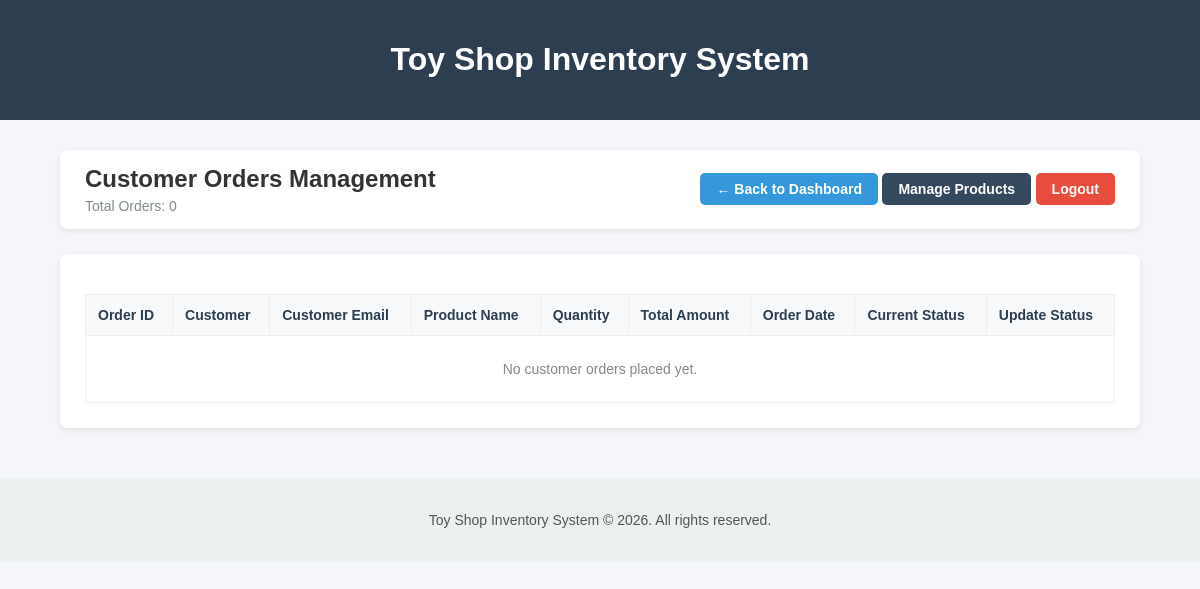
Page /admin-dashboard/orders/ (signed in) on the earlier database version.
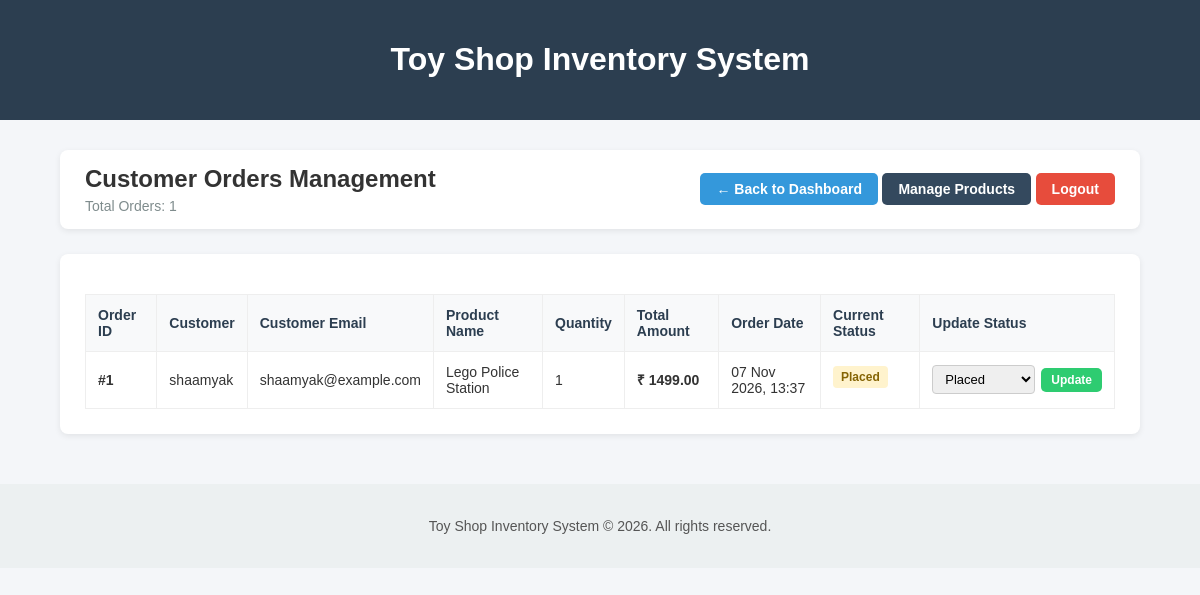
Same page on the later database version.
### toys/models.py (models this page shows, shortened)
class Order(models.Model):
    STATUS_CHOICES = [
        ('Pending', 'Pending'),
        ('Processing', 'Processing'),
        ('Shipped', 'Shipped'),
        ('Delivered', 'Delivered'),
        ('Cancelled', 'Cancelled'),
    ]
    user = models.ForeignKey(User, on_delete=models.CASCADE, related_name='orders')
    toy = models.ForeignKey(Toy, on_delete=models.CASCADE)
    quantity = models.PositiveIntegerField(default=1)
    total_price = models.DecimalField(max_digits=10, decimal_places=2)
    status = models.CharField(max_length=20, choices=STATUS_CHOICES, default='Pending')
    created_at = models.DateTimeField(auto_now_add=True)

class Toy(models.Model):
    toy_name = models.CharField(max_length=100)
    age_group = models.CharField(max_length=50)
    category = models.CharField(max_length=50)
    price = models.CharField(max_length=20)
    description = models.TextField(blank=True, default='')

### toys/views.py (the view)
    @login_required
    def wrapper(request, *args, **kwargs):
        if not (request.user.is_superuser or request.user.is_staff):
            return redirect('user_dashboard')
        return view_func(request, *args, **kwargs)

### toys/views.py (called while the page is built)
def admin_required(view_func):
    @login_required
    def wrapper(request, *args, **kwargs):
        if not (request.user.is_superuser or request.user.is_staff):
            return redirect('user_dashboard')
        return view_func(request, *args, **kwargs)
    return wrapper

@admin_required
def admin_orders(request):
    orders = Order.objects.select_related('user', 'toy').order_by('-created_at')
    return render(request, 'admin_orders.html', {'orders': orders})

### toys/templates/admin_orders.html (shortened to what this page needs)
<!DOCTYPE html>
<html lang="en">
<head>
</head>
<body>
    <header>
        <h1>Toy Shop Inventory System</h1>
    </header>
    <div class="container">
        <div class="top-bar">
            <div>
                <h2 style="margin: 0;">Customer Orders Management</h2>
                <p style="margin: 5px 0 0 0; color: #7f8c8d; font-size: 14px;">Total Orders: {{ orders|length }}</p>
            </div>
            <div>
                <a href="{% url 'admin_dashboard' %}" class="btn btn-blue">&larr; Back to Dashboard</a>
                <a href="{% url 'toy_list' %}" class="btn btn-dark">Manage Products</a>
                <a href="{% url 'logout' %}" class="btn btn-red">Logout</a>
            </div>
        </div>
        <div class="section-card">
            <table>
                <thead>
                    <tr>
                        <th>Order ID</th>
                        <th>Customer</th>
                        <th>Customer Email</th>
                        <th>Product Name</th>
                        <th>Quantity</th>
                        <th>Total Amount</th>
                        <th>Order Date</th>
                        <th>Current Status</th>
                        <th>Update Status</th>
                    </tr>
                </thead>
                <tbody>
                    {% for order in orders %}
                    <tr>
                        <td><strong>#{{ order.id }}</strong></td>
                        <td>{{ order.user.username }}</td>
                        <td>{{ order.user.email|default:"N/A" }}</td>
                        <td>{{ order.toy.toy_name }}</td>
                        <td>{{ order.quantity }}</td>
                        <td><strong>₹ {{ order.total_price }}</strong></td>
                        <td>{{ order.created_at|date:"d M Y, H:i" }}</td>
                        <td>
                            <span class="status-badge status-{{ order.status }}">{{ order.status }}</span>
                        </td>
                        <td>
                            <form method="POST" action="{% url 'admin_update_order_status' order.id %}" class="status-form">
                                <select name="status">
                                    <option value="Placed" {% if order.status == 'Placed' %}selected{% endif %}>Placed</option>
                                </select>
                                <button type="submit" class="btn btn-green" style="padding: 5px 10px; font-size: 12px;">Update</button>
                            </form>
                        </td>
                    </tr>
                    {% empty %}
                    <tr>
                        <td colspan="9" style="text-align: center; color: #888; padding: 25px;">No customer orders placed yet.</td>
                    </tr>
                    {% endfor %}
                </tbody>
            </table>
        </div>
    </div>
    <footer>
        <p>Toy Shop Inventory System &copy; 2026. All rights reserved.</p>
    </footer>
</body>
</html>

### toys/templates/admin_orders.html (style rules this page uses)
body { font-family: Arial, sans-serif; background-color: #f4f6f9; margin: 0; padding: 0; color: #333; }
header { background-color: #2c3e50; color: white; padding: 20px; text-align: center; }
.container { width: 90%; max-width: 1100px; margin: 30px auto; }
.top-bar { display: flex; justify-content: space-between; align-items: center; background: white; padding: 15px 25px; border-radius: 8px; box-shadow: 0 2px 6px rgba(0,0,0,0.08); margin-bottom: 25px; }
.btn { display: inline-block; padding: 8px 16px; text-decoration: none; border-radius: 5px; font-weight: bold; font-size: 14px; border: none; cursor: pointer; }
.btn-blue { background-color: #3498db; color: white; }
.btn-dark { background-color: #34495e; color: white; }
.btn-red { background-color: #e74c3c; color: white; }
.btn-green { background-color: #2ecc71; color: white; }
.section-card { background: white; padding: 25px; border-radius: 8px; box-shadow: 0 2px 6px rgba(0,0,0,0.08); }
table { width: 100%; border-collapse: collapse; margin-top: 15px; }
th, td { border: 1px solid #eee; padding: 12px; text-align: left; font-size: 14px; }
th { background-color: #f8f9fa; color: #2c3e50; font-weight: bold; }
.status-badge { display: inline-block; padding: 4px 8px; border-radius: 4px; font-size: 12px; font-weight: bold; margin-bottom: 5px; }
.status-Placed, .status-Pending { background: #fff3cd; color: #856404; }
.status-form { display: flex; gap: 6px; align-items: center; }
select { padding: 5px 8px; border-radius: 4px; border: 1px solid #ccc; font-size: 13px; }
footer { margin-top: 50px; padding: 20px; background-color: #ecf0f1; color: #555; text-align: center; font-size: 14px; }

Differences in the rows shown:
added Order: id "1", user.username "shaamyak", user.email "shaamyak@example.com", toy.toy_name "Lego Police Station", quantity "1", total_price "1499.00", created_at "07 Nov 2026, 13:37", status "Placed"
Other differences:
{{ orders|length }}: "0" → "1"
text no longer shown: "No customer orders placed yet."
